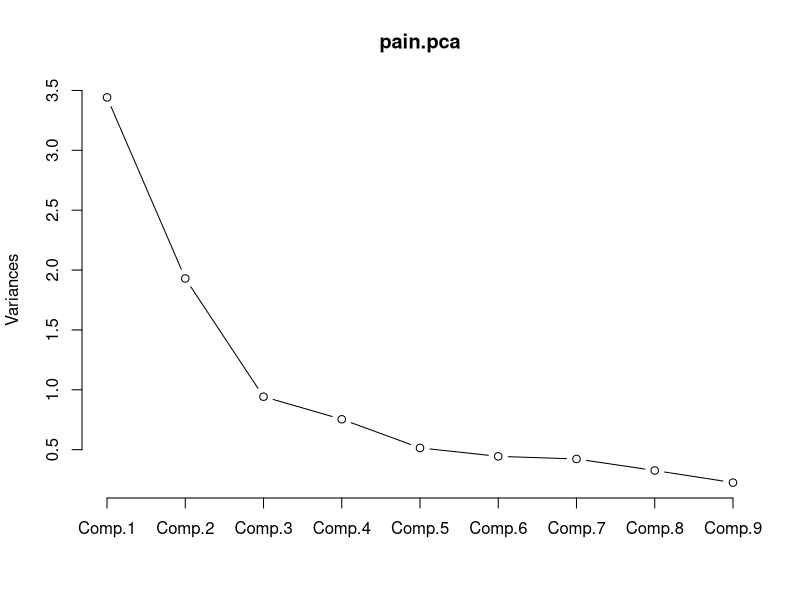
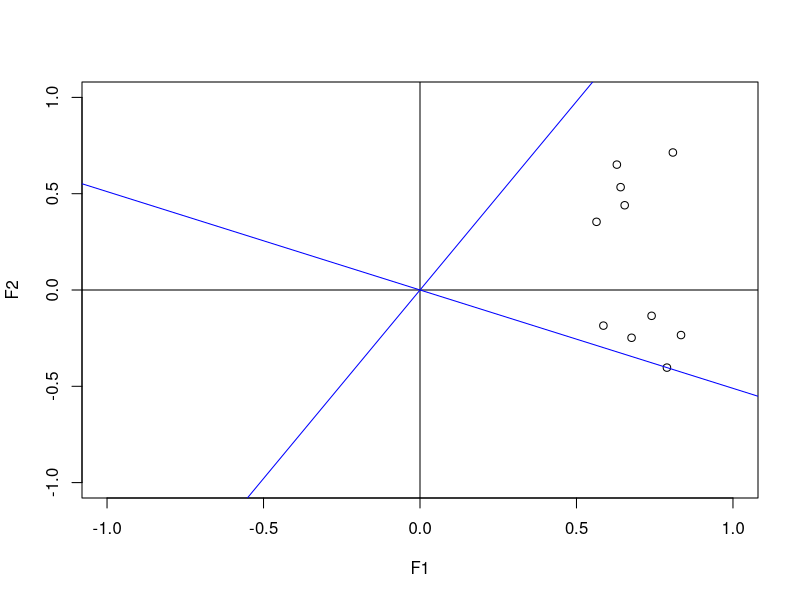

These figures' R source, in order:
## ---- chunk 1

## ---- chunk 2
library(psych)

cor = matrix(c(1.00, -0.04, 0.61, 0.45, 0.03, -0.29, -0.30, 0.45, 0.30,
              -0.04, 1.00, -0.07, -0.12, 0.49, 0.43, 0.30, -0.31, -0.17,
              0.61, -0.07, 1.00, 0.59, 0.03, -0.13, -0.24, 0.59, 0.32,
              0.45, -0.12, 0.59, 1.00, -0.08, -0.21, -0.19, 0.63, 0.37,
              0.03, 0.49, 0.03, -0.08, 1.00, 0.47, 0.41, -0.14, -0.24,
              -0.29, 0.43, -0.13, -0.21, 0.47, 1.00, 0.63, -0.13, -0.15,
              -0.30, 0.30, -0.24, -0.19, 0.41, 0.63, 1.00, -0.26, -0.29,
              0.45, -0.31, 0.59, 0.63, -0.14, -0.13, -0.26, 1.00, 0.40,
              0.30, -0.17, 0.32, 0.37, -0.24, -0.15, -0.29, 0.40, 1.00),
             nrow = 9, ncol = 9,
             dimnames = list(c("x1", "x2", "x3", "x4", "x5", "x6", "x7", "x8", "x9"),
                             c("x1", "x2", "x3", "x4", "x5", "x6", "x7", "x8", "x9")))


# Conduct principal component analysis for choosing the number of factors in the principal factor method.
pain.pca=princomp(covmat=cor,cor=T)
summary(pain.pca)
pain.pca$sdev^2
## ---- chunk 3
screeplot(pain.pca, npcs=9,type="l")
## ---- chunk 4
# Conduct factor analysis using the principal factor method without rotations.
fac.pain1 = fa(cor, nfactors=3, n.obs=123, fm="pa", rotate="none")
fac.pain1$communality
## ---- chunk 5
psi.pain1 <- diag(round((diag(cor) - fac.pain1$communality), 4))
psi.pain1
## ---- chunk 6
fac.pain1$loadings
## ---- chunk 7
lambda <- fac.pain1$loadings[,c(1,2,3)]
round((cor - lambda%*%t(lambda) - psi.pain1), 2)
## ---- chunk 8
# Conduct factor analysis using the principal factor method without rotations.
fac.pain2 = fa(cor, nfactors=3, n.obs=123, fm="pa", rotate="varimax")
fac.pain2$communality
## ---- chunk 9
psi.pain2 <- diag(round((diag(cor) - fac.pain2$communality), 4))
psi.pain2
## ---- chunk 10
fac.pain2$loadings
## ---- chunk 11
lambda <- fac.pain2$loadings[,c(1,2,3)]
round((cor - lambda%*%t(lambda) - psi.pain2), 2)
## ---- chunk 12
data = matrix(c(0.789, -0.403,
            0.834, -0.234,
            0.740, -0.134,
            0.586, -0.185,
            0.676, -0.248,
            0.654, 0.440,
            0.641, 0.534,
            0.629, 0.651,
            0.564, 0.354,
            0.808, 0.714), ncol = 2, byrow = TRUE,
            dimnames = list(c("x1", "x2", "x3", "x4", "x5", "x6", "x7", "x8", "x9", "x10"),
                            c("F1", "F2")))
plot(c(-1, 1), c(-1, 1), type = "n", xlab = 'F1', ylab = 'F2')
points(data[,1], data[,2])
abline(v = 0)
abline(h = 0)

abline(a = 0, b = -0.403/0.789, col="blue")
abline(a = 0, b = 0.789/0.403, col="blue")
## ---- chunk 13
degree = atan(-0.403/0.789) * 180/ pi
degree
## ---- chunk 14
rad = degree * pi / 180
rotation_mat = matrix(c(cos(rad), sin(rad), -sin(rad), cos(rad)), nrow=2)
rotation_mat
## ---- chunk 15
rotated_data = data %*% rotation_mat
round(rotated_data, 3)
## ---- chunk 16
pollution = read.table("./pollution.dat",
                   col.names = c("Wind", "Solar","CO","NO",
                                 "NO2","O3","HC"),
                   header = TRUE)

summary(pollution)
## ---- chunk 17
fac_pol_2 = fa(pollution, nfactors=2, fm="ml", rotate="varimax")
fac_pol_2$loadings
psi_pol_2 <- round((diag(cor(pollution)) - fac_pol_2$communality), 4)
lambda <- fac_pol_2$loadings[,c(1,2)]
ans <- lambda%*%t(lambda) + diag(psi_pol_2)
## ---- chunk 18
fac_pol_2$communality
psi_pol_2
ans
## ---- chunk 19
fac_pol_3 = fa(pollution, nfactors=3, fm="ml", rotate="varimax")
fac_pol_3$loadings
psi_pol_3 <- round((diag(cor(pollution)) - fac_pol_3$communality), 4)
lambda <- fac_pol_3$loadings[,c(1,2,3)]
ans <- lambda%*%t(lambda) + diag(psi_pol_3)
## ---- chunk 20
fac_pol_3$communality
psi_pol_3
ans
## ---- chunk 21
fac_pol_2$PVAL
fac_pol_3$PVAL
## ---- chunk 22
fac_pol_3$scores
## ---- chunk 23
round(colMeans(fac_pol_3$scores), 4)
round(diag(var(fac_pol_3$scores)), 4)
## ---- chunk 24
factor_1_score <- rowSums(pollution[, c(3, 4, 5, 7)])
factor_2_score <- rowSums(pollution[, c(1, 2, 6)])

matrix(c(factor_1_score, factor_2_score), ncol=2)
## ---- chunk 25
factor_1_score <- rowSums(scale(pollution[, c(3, 4, 5, 7)]))
factor_2_score <- rowSums(scale(pollution[, c(1, 2, 6)]))

matrix(c(factor_1_score, factor_2_score), ncol=2)
